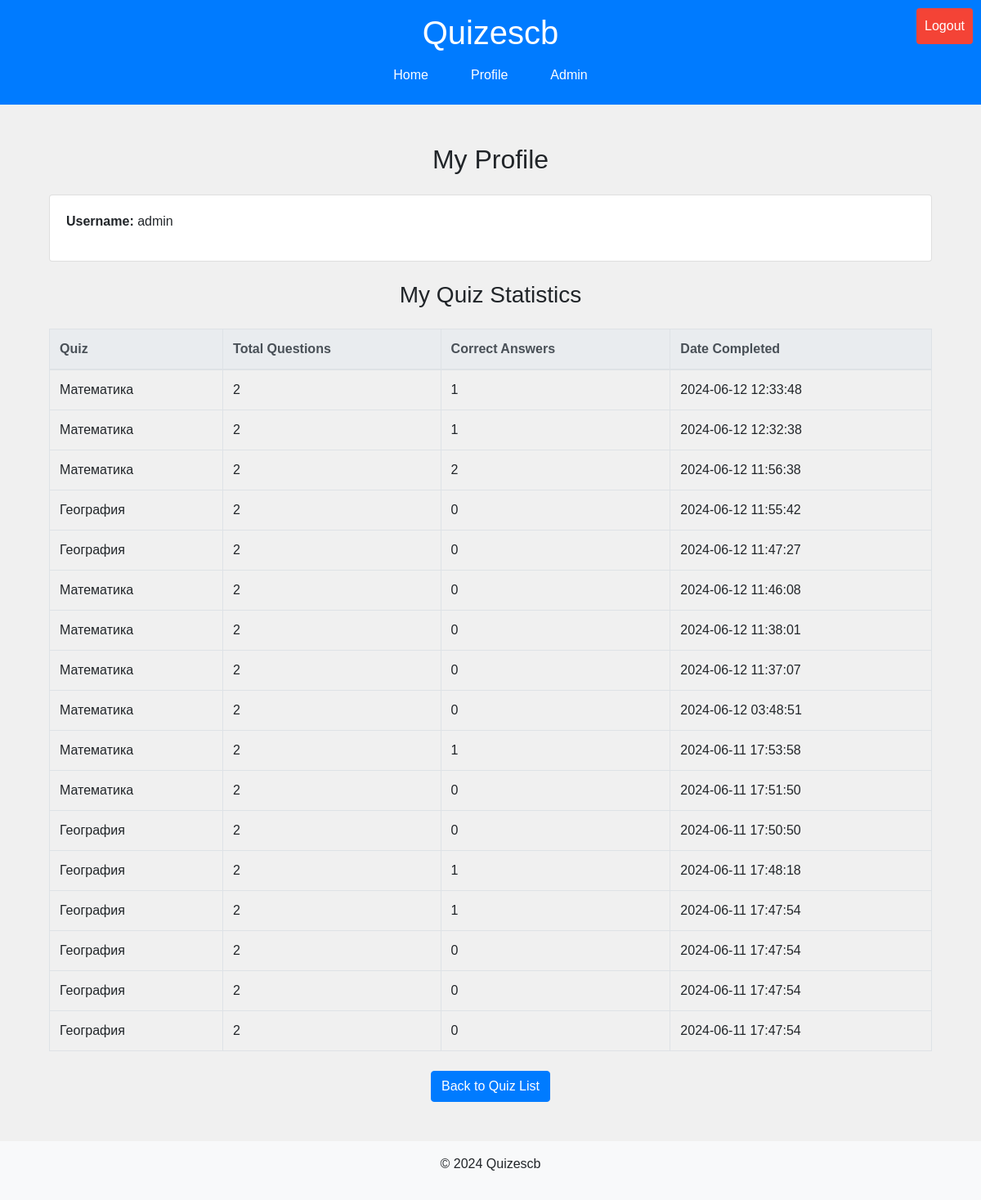
Screenshot of /profile/ (signed in) with the database file from the repository.
### quizzes/models.py (models this page shows, shortened)
class UserQuizResult(models.Model):
    user = models.ForeignKey(User, on_delete=models.CASCADE)
    quiz = models.ForeignKey(Quiz, on_delete=models.CASCADE)
    total_questions = models.IntegerField()
    correct_answers = models.IntegerField()
    completed_at = models.DateTimeField(default=timezone.now)

class Quiz(models.Model):
    title = models.CharField(max_length=200)
    description = models.TextField()
    department = models.ForeignKey(Department, on_delete=models.CASCADE, null=True, blank=True)

### quizzes/views.py (the view)
# urls.py: path('profile/', quiz_views.profile, name='profile'),
@login_required
def profile(request):
    user = request.user
    if not hasattr(user, 'userprofile'):
        UserProfile.objects.create(user=user)
    log_user_activity(user, "Viewed profile")
    user_results = UserQuizResult.objects.filter(user=user).order_by('-completed_at')
    return render(request, 'registration/profile.html', {'user_results': user_results})

### quizzes/views.py (called while the page is built)
def log_user_activity(user, activity):
    UserActivityLog.objects.create(user=user, activity=activity)

### quizzes/templates/registration/profile.html (shortened to what this page needs)
{% extends 'quizzes/base.html' %}
{% block content %}
<div class="container">
    <h2 class="text-center my-4">My Profile</h2>
    <div class="card mb-4">
        <div class="card-body">
            <p><strong>Username:</strong> {{ user.username }}</p>
        </div>
    </div>
    <h3 class="text-center mb-4">My Quiz Statistics</h3>
    <table class="table table-bordered table-hover">
        <thead class="thead-light">
            <tr>
                <th>Quiz</th>
                <th>Total Questions</th>
                <th>Correct Answers</th>
                <th>Date Completed</th>
            </tr>
        </thead>
        <tbody>
            {% for result in user_results %}
                <tr>
                    <td>{{ result.quiz.title }}</td>
                    <td>{{ result.total_questions }}</td>
                    <td>{{ result.correct_answers }}</td>
                    <td>{{ result.completed_at|date:"Y-m-d H:i:s" }}</td>
                </tr>
            {% endfor %}
        </tbody>
    </table>
    <div class="text-center mt-4">
        <a href="{% url 'quiz_list' %}" class="btn btn-primary">Back to Quiz List</a>
    </div>
</div>
{% endblock %}

### quizzes/static/css/style.css (style rules this page uses)
body { font-family: Arial, sans-serif; background-color: #f0f0f0; margin: 0; }

### rows the page displays
UserQuizResult: quiz "Математика", total_questions "2", correct_answers "1", completed_at "2024-06-12 12:33:48"
UserQuizResult: quiz "Математика", total_questions "2", correct_answers "1", completed_at "2024-06-12 12:32:38"
UserQuizResult: quiz "Математика", total_questions "2", correct_answers "2", completed_at "2024-06-12 11:56:38"
UserQuizResult: quiz "География", total_questions "2", correct_answers "0", completed_at "2024-06-12 11:55:42"
UserQuizResult: quiz "География", total_questions "2", correct_answers "0", completed_at "2024-06-12 11:47:27"
UserQuizResult: quiz "Математика", total_questions "2", correct_answers "0", completed_at "2024-06-12 11:46:08"
UserQuizResult: quiz "Математика", total_questions "2", correct_answers "0", completed_at "2024-06-12 11:38:01"
UserQuizResult: quiz "Математика", total_questions "2", correct_answers "0", completed_at "2024-06-12 11:37:07"
UserQuizResult: quiz "Математика", total_questions "2", correct_answers "0", completed_at "2024-06-12 03:48:51"
UserQuizResult: quiz "Математика", total_questions "2", correct_answers "1", completed_at "2024-06-11 17:53:58"
UserQuizResult: quiz "Математика", total_questions "2", correct_answers "0", completed_at "2024-06-11 17:51:50"
UserQuizResult: quiz "География", total_questions "2", correct_answers "0", completed_at "2024-06-11 17:50:50"
UserQuizResult: quiz "География", total_questions "2", correct_answers "1", completed_at "2024-06-11 17:48:18"
UserQuizResult: quiz "География", total_questions "2", correct_answers "1", completed_at "2024-06-11 17:47:54"
UserQuizResult: quiz "География", total_questions "2", correct_answers "0", completed_at "2024-06-11 17:47:54"
UserQuizResult: quiz "География", total_questions "2", correct_answers "0", completed_at "2024-06-11 17:47:54"
UserQuizResult: quiz "География", total_questions "2", correct_answers "0", completed_at "2024-06-11 17:47:54"

### other values shown
{{ user.username }} "admin"
